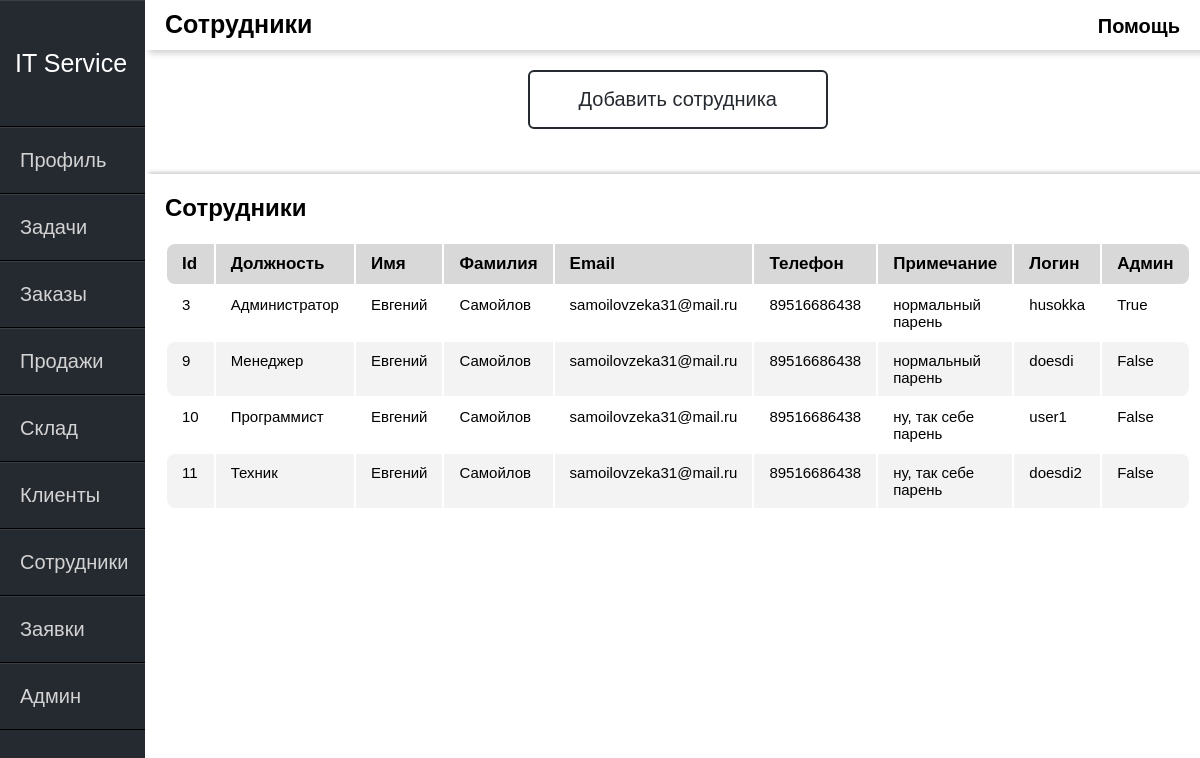
/staff/ (signed in), run on an earlier commit of the app's database.
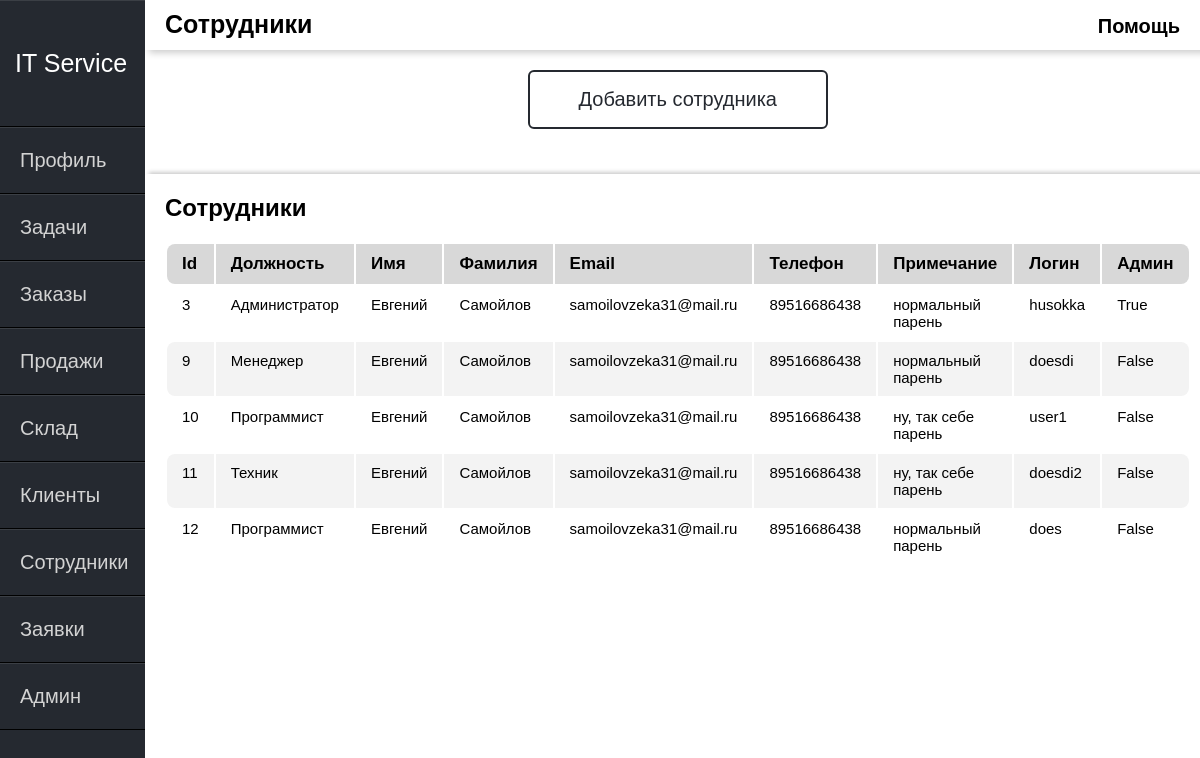
And on a later commit of the database.
### itservice/models.py (models this page shows)
class users(AbstractUser):
    Type = (
        ('Администратор', 'Администратор'),
        ('Техник', 'Техник'),
        ('Программист', 'Программист'),
        ('Менеджер', 'Менеджер')
    )
    user_phone = models.CharField(max_length=40, verbose_name="Номер телефона")
    user_note = models.CharField(max_length=50, verbose_name="Примечание")
    user_time = models.DateField(default=date.today, verbose_name="Дата начала работы")
    user_photo = models.ImageField(upload_to="photos/%y/%m/%d/", verbose_name="Фото сотрудника")
    user_role = models.CharField(max_length=50, choices=Type, default='Программист', verbose_name="Должность")

### itservice/views.py (the view)
# urls.py: path('staff/', views.st, name="staff"),
def st(request):
    us = users.objects.all()
    return render(request, 'itservice/staff.html', {'us': us})

### itservice/templates/itservice/staff.html
{% extends 'itservice/main.html' %}
{% block content %}
<div class="header-name">
    Сотрудники
</div>
 <div class="help">
    <span class="tooltip" data-title="Это окно сотрудников.
    Администратор или менеджер могут просматривать сотрудников.">Помощь</span>
 </div>
{% endblock %}
{% block content1 %}
<div class="main-window">
    <button class="btn" id=""><a href="{% url 'staff-add' %}">Добавить сотрудника</a></button>
<div class="ok"></div>
<div class="warpper">
  <div class="panels">
      <div class="panel-title">Сотрудники</div>
      <table class="table">
        <thead>
        <tr>
            <th>Id</th>
            <th>Должность</th>
            <th>Имя</th>
            <th>Фамилия</th>
            <th>Email</th>
            <th>Телефон</th>
            <th>Примечание</th>
            <th>Логин</th>
            <th>Админ</th>
        </tr>
        </thead>
        <tbody>
        {% for u in us%}
        <tr>
            <td>{{u.id}}</td>
            <td>{{u.user_role}}</td>
            <td>{{u.first_name}}</td>
            <td>{{u.last_name}}</td>
            <td>{{u.email}}</td>
            <td>{{u.user_phone}}</td>
            <td>{{u.user_note}}</td>
            <td>{{u.username}}</td>
            <td>{{u.is_superuser}}</td>
        </tr>
        {% endfor %}
        </tbody>
      </table>
    </div>
  </div>
</div>
{% endblock %}

What changed in the data, as far as the page shows it:
added users: id "12", user_role "Программист", first_name "Евгений", last_name "Самойлов", email "samoilovzeka31@mail.ru", user_phone "89516686438", user_note "нормальный парень", username "does", is_superuser "False"
